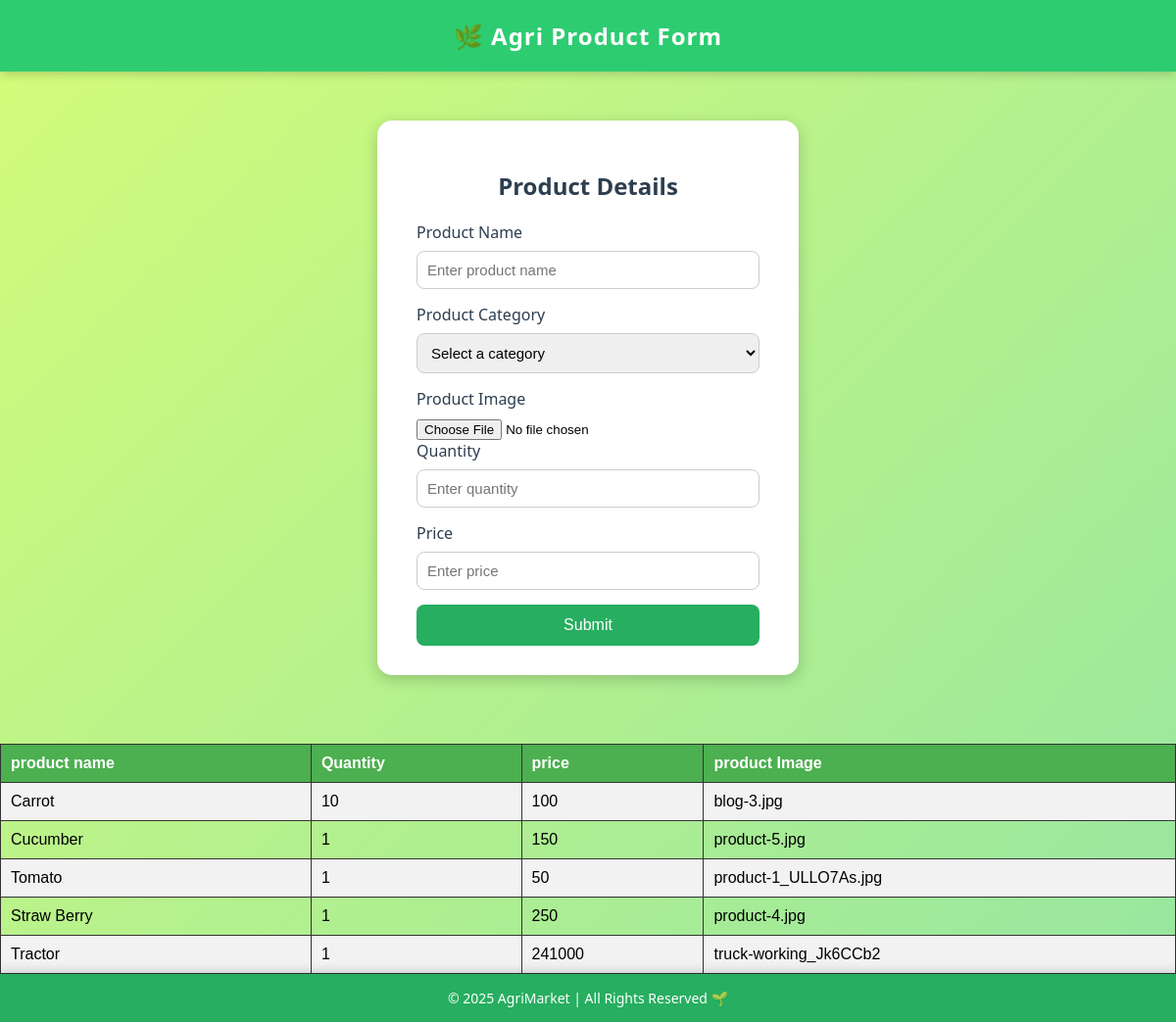
Screenshot of /addproduct (signed in) with the database file from the repository.
### app/models.py (models this page shows, shortened)
class Product(models.Model):
    farmer_id=models.ForeignKey(Customuser,on_delete=models.CASCADE)
    product_name=models.CharField(max_length=100)
    product_category=models.CharField(max_length=100)
    product_image=models.ImageField()
    quantity=models.IntegerField()
    price=models.IntegerField()

### app/views.py (the view)
# urls.py: path('addproduct',views.addproduct,name='addproduct'),
def addproduct(request):
    if request.method=='POST':
        farmer_id=Customuser.objects.get(id=request.user.id)
        product_name=request.POST.get('product_name')
        product_category=request.POST.get('product_category')
        product_image=request.FILES['product_image']
        quantity=request.POST.get('quantity')
        price=request.POST.get('price')
        data=Product(farmer_id=farmer_id,product_name=product_name,product_category=product_category,product_image=product_image,quantity=quantity,price=price)
        data.save()
        return redirect('farmer_home2')
    else :
        a=Product.objects.filter(farmer_id=request.user.id)
        return render(request,'addproduct.html',{'a':a})

### templates/Addproduct.html (shortened to what this page needs)
<!DOCTYPE html>
<html lang="en">
<head>
</head>
<body>
    <header>
        🌿 Agri Product Form
    </header>
    <form action="{% url 'addproduct' %}" method="post" enctype="multipart/form-data">
        <h2>Product Details</h2>
        <label for="product">Product Name</label>
        <input type="text" name="product_name" id="product" placeholder="Enter product name">
        <label for="category">Product Category</label>
        <select id="category" name="product_category">
            <option value="" disabled selected hidden>Select a category</option>
        </select>
        <label for="img">Product Image</label>
        <input type="file" name="product_image" id="img">
        <label for="quantity">Quantity</label>
        <input type="number" name="quantity" id="quantity" placeholder="Enter quantity">
        <label for="price">Price</label>
        <input type="number" name="price" id="price" placeholder="Enter price">
        <input type="submit" value="Submit">
    </form>
    <table>
        <tr>
            <th>product name</th>
            <th>Quantity</th>
            <th>price</th>
            <th>product Image</th>
        </tr>
        {% for i in a %}
        <tr>
            <td>{{i.product_name}}</td>
            <td>{{i.quantity}}</td>
            <td>{{i.price}}</td>
            <td>{{i.product_image}}</td>
        </tr>
        {% endfor %}
    </table>
    <footer>
        © 2025 AgriMarket | All Rights Reserved 🌱
    </footer>
</body>
</html>

### templates/Addproduct.html (style rules this page uses)
body { font-family: 'Segoe UI', Tahoma, Geneva, Verdana, sans-serif; background: linear-gradient(135deg, #d4fc79, #96e6a1); margin: 0; padding: 0; display: flex; flex-direction: column; min-height: 100vh; }
header { background-color: #2ecc71; color: white; text-align: center; padding: 20px 0; font-size: 24px; font-weight: bold; letter-spacing: 1px; box-shadow: 0px 2px 10px rgba(0, 0, 0, 0.2); }
footer { background-color: #27ae60; color: white; text-align: center; padding: 15px 0; font-size: 14px; margin-top: auto; box-shadow: 0px -2px 10px rgba(0, 0, 0, 0.2); }
form { background-color: white; padding: 30px 40px; border-radius: 15px; box-shadow: 0px 4px 15px rgba(0, 0, 0, 0.2); width: 350px; margin: 50px auto; }
h2 { text-align: center; color: #2c3e50; margin-bottom: 20px; }
label { display: block; margin-bottom: 8px; color: #2c3e50; font-weight: 500; }
input[type="text"], input[type="number"], select { width: 100%; padding: 10px; border: 1px solid #ccc; border-radius: 8px; margin-bottom: 15px; box-sizing: border-box; font-size: 15px; }
input[type="submit"] { width: 100%; background-color: #27ae60; color: white; border: none; padding: 12px; border-radius: 8px; font-size: 16px; cursor: pointer; transition: background 0.3s ease; }
table { width: 100%; border-collapse: collapse; margin-top: 20px; font-family: Arial, sans-serif; }
th, td { border: 1px solid #333; padding: 10px; text-align: left; }
th { background-color: #4CAF50; color: white; font-weight: bold; }
tr:nth-child(even) { background-color: #f2f2f2; }

### rows the page displays
Product: product_name "Carrot", quantity "10", price "100", product_image "blog-3.jpg"
Product: product_name "Cucumber", quantity "1", price "150", product_image "product-5.jpg"
Product: product_name "Tomato", quantity "1", price "50", product_image "product-1_ULLO7As.jpg"
Product: product_name "Straw Berry", quantity "1", price "250", product_image "product-4.jpg"
Product: product_name "Tractor", quantity "1", price "241000", product_image "truck-working_Jk6CCb2"
